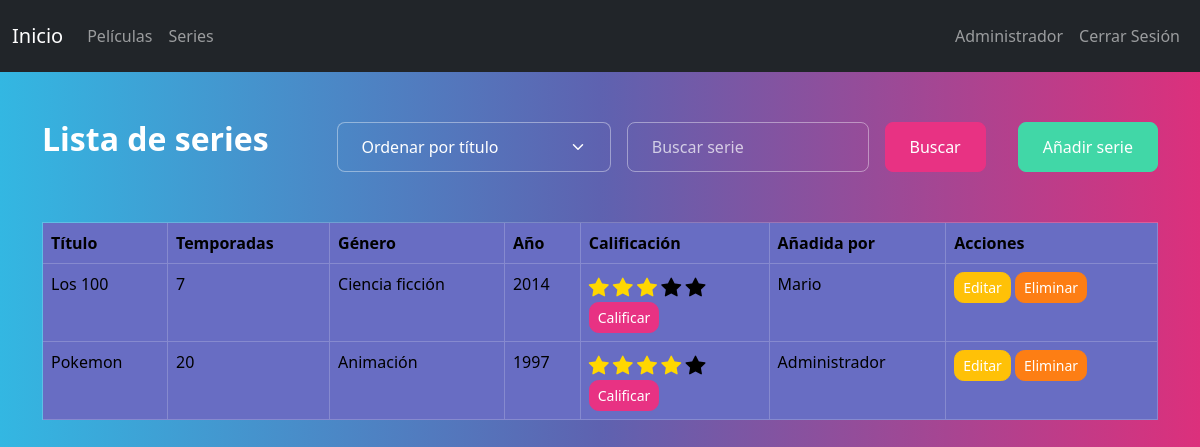
Page /series (signed in) on the committed database.
### app.py (models this page shows)
class Serie(db.Model):
    id = db.Column(db.Integer, primary_key=True)
    titulo = db.Column(db.String(100), nullable=False)
    temporadas = db.Column(db.Integer, nullable=False)
    genero = db.Column(db.String(50), nullable=False)
    anio = db.Column(db.Integer, nullable=False)
    calificacion = db.Column(db.Integer, default=0)
    usuario = db.Column(db.String(100), nullable=False)
    usuario_id = db.Column(db.Integer, db.ForeignKey('usuario.id'), nullable=False)

### app.py (the view)
@app.route('/series')
def series():
    if 'user_id' not in session:
        return redirect(url_for('login'))
    search = request.args.get('search', '')
    order = request.args.get('order', 'titulo')
    query = Serie.query
    if not session.get('es_admin'):
        query = query.filter_by(usuario_id=session['user_id'])
    if search:
        query = query.filter(
            (Serie.titulo.ilike(f"%{search}%")) |
            (Serie.genero.ilike(f"%{search}%"))
        )
    if order == 'anio':
        series = query.order_by(Serie.anio.asc()).all()
    elif order == 'titulo':
        series = query.order_by(Serie.titulo.asc()).all()
    else:
        series = query.all()
    return render_template('series.html', series=series, order=order)

### templates/series.html (shortened to what this page needs)
{% extends 'index.html' %}
{% block content %}
<div class="d-flex justify-content-between align-items-center mb-4">
    <h2>Lista de series</h2>
    <div class="d-flex">
        <form id="searchForm" class="d-flex me-3" method="GET" action="{{ url_for('series') }}">
            <select name="order" class="form-select me-2" id="orderSelect">
                <option value="titulo" {% if order == 'titulo' %}selected{% endif %}>Ordenar por título</option>
            </select>
            <input type="text" name="search" class="form-control me-2" placeholder="Buscar serie" value="{{ request.args.get('search', '') }}">
            <button type="submit" class="btn btn-primary">Buscar</button>
        </form>
        <a href="{{ url_for('nueva_serie') }}" class="btn btn-success">Añadir serie</a>
    </div>
</div>
<table class="table table-bordered table-hover">
    <thead>
        <tr>
            <th>Título</th>
            <th>Temporadas</th>
            <th>Género</th>
            <th>Año</th>
            <th>Calificación</th>
            <th>Añadida por</th>
            <th>Acciones</th>
        </tr>
    </thead>
    <tbody>
        {% for serie in series %}
        <tr>
            <td>{{ serie.titulo }}</td>
            <td>{{ serie.temporadas }}</td>
            <td>{{ serie.genero }}</td>
            <td>{{ serie.anio }}</td>
            <td>
                <div class="stars" data-id="{{ serie.id }}">
                    {% for i in range(5) %}
                        <i class="bi bi-star-fill star {% if i < serie.calificacion %}checked{% endif %}" data-index="{{ i + 1 }}"></i>
                    {% endfor %}
                </div>
                <form action="{{ url_for('calificar_serie', id=serie.id) }}" method="POST" style="display:inline-block;">
                    <button type="submit" class="btn btn-primary btn-sm">Calificar</button>
                </form>
            </td>
            <td>{{ serie.usuario }}</td>
            <td>
                <a href="{{ url_for('editar_serie', id=serie.id) }}" class="btn btn-warning btn-sm">Editar</a>
                <form action="{{ url_for('eliminar_serie', id=serie.id) }}" method="POST" style="display:inline-block;">
                    <button type="submit" class="btn btn-danger btn-sm">Eliminar</button>
                </form>
            </td>
        </tr>
        {% endfor %}
    </tbody>
</table>
{% endblock %}

### templates/index.html (shortened to what this page needs)
<!DOCTYPE html>
<html lang="es">
<head>
    <link href="https://cdn.jsdelivr.net/npm/bootswatch@5.3.0/dist/quartz/bootstrap.min.css" rel="stylesheet">
    <link rel="stylesheet" href="https://cdn.jsdelivr.net/npm/bootstrap-icons@1.11.3/font/bootstrap-icons.min.css">
    <link rel="stylesheet" href="{{url_for('static', filename='estilos.css')}}">
</head>
<body>
    <nav class="navbar navbar-expand-lg navbar-dark bg-dark">
        <div class="container-fluid">
            <a class="navbar-brand" href="{{url_for('index')}}">Inicio</a>
            <ul class="navbar-nav ms-auto">
                <li class="nav-item">
                    <a class="nav-link" href="{{url_for('peliculas')}}">Películas</a>
                </li>
                <li class="nav-item">
                    <a class="nav-link" href="{{url_for('series')}}">Series</a>
                </li>
            </ul>
            <div class="collapse navbar-collapse" id="navbarNav">
                <ul class="navbar-nav ms-auto">
                    <li class="nav-item">
                        <a class="nav-link" href="{{url_for('usuario')}}">{{ session['user_name'] }}</a>
                    </li>
                    <li class="nav-item">
                        <a class="nav-link" href="{{url_for('logout')}}">Cerrar Sesión</a>
                    </li>
                </ul>
            </div>
        </div>
    </nav>
    <div class="container mt-4">
        {% block content %}{% endblock %}
    </div>
</body>
</html>

### static/estilos.css (style rules this page uses)
.star { font-size: 20px; transition: color 0.3s; cursor: pointer; }
.star:hover, .star.checked { color: gold; }

### rows in the picture
Serie: user_name "Administrador", titulo "Pokemon", temporadas "20", genero "Animación", anio "1997", calificacion 4 (drawn), usuario "Administrador"
Serie: titulo "Los 100", temporadas "7", genero "Ciencia ficción", anio "2014", calificacion 3 (drawn), usuario "Mario"
